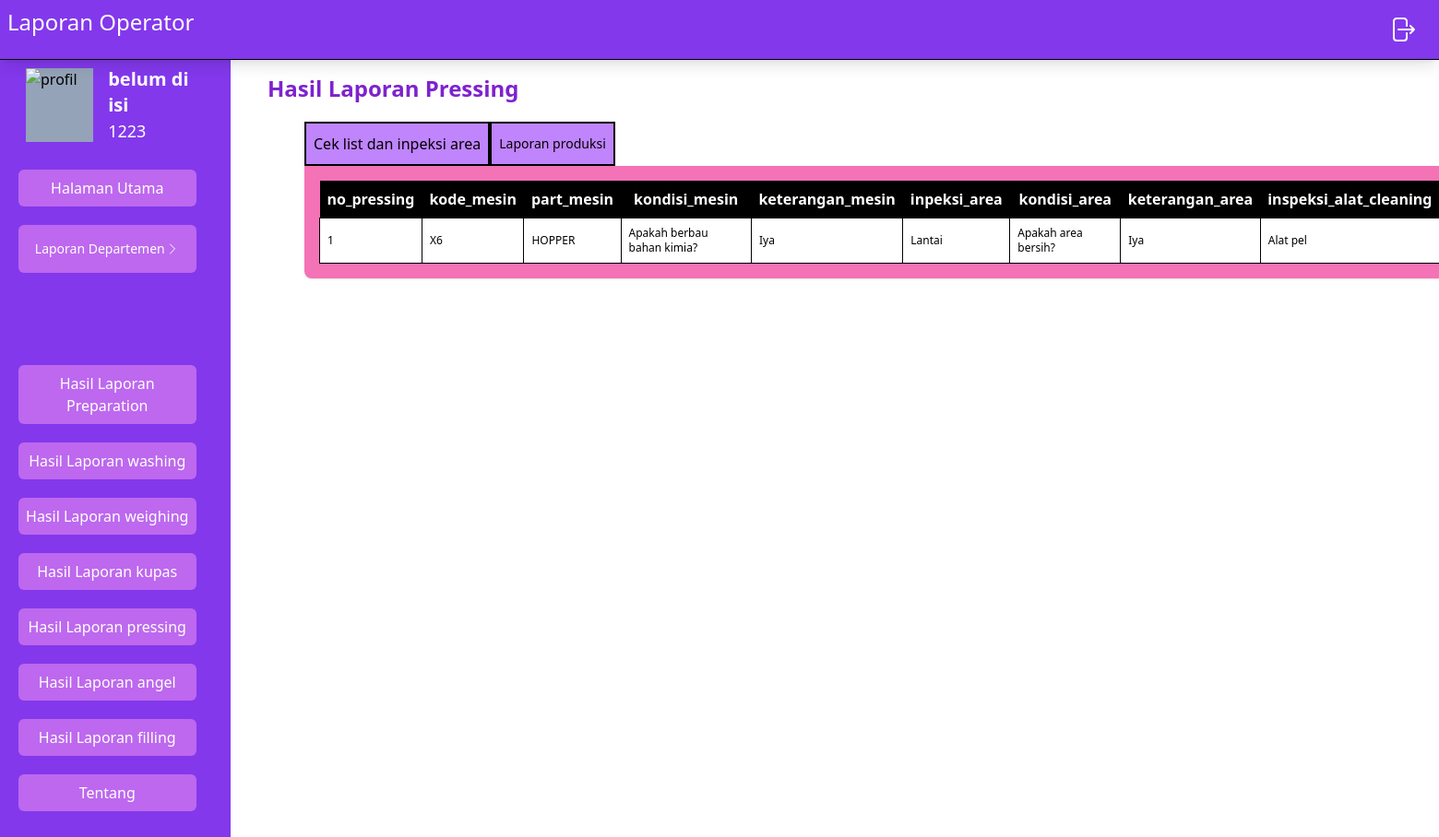
The app's page /src/Operator/laporanPressing.php (signed in) with its own data.
### tables this page shows
CREATE TABLE `data_operator_produksi` (
  `NIP` int NOT NULL,
  `nama` char(20) NOT NULL DEFAULT 'belum di isi',
  `departemen` char(20) DEFAULT NULL,
  `hire_date` date DEFAULT NULL,
  `lokasi` char(50) DEFAULT NULL,
  `NPWP` int DEFAULT NULL,
  `title` char(20) DEFAULT NULL,
  `gambar` varchar(50) DEFAULT NULL
);

CREATE TABLE `form_pressing_inspeksi_area` (
  `no_pressing` int NOT NULL,
  `kode_mesin` set('X6','X1') NOT NULL,
  `part_mesin` set('HOPPER','GRINDER','MOVING PLATE','PRESS RACK','BAG PRESS','SAFETY GUARD','JUICE TRAY','START/STOP SWITCH BOX','PRESSURE GAUGE DAN FLOW CONTROL','DIRECTIONAL CONTROL VALVE','MOTOR HYDRAULIC DAN RESERVOIR','AS MOVING PLATE','SHIMS DAN RAIL','CASTER') NOT NULL,
  `kondisi_mesin` set('Apakah berbau bahan kimia?','Apakah ada berjamur dan berkarat?','Apakah sudah diberi pelumas?','Apakah ada bagian yang kendor/part hilang?','Apakah ada bagian pecah/sobek/bocor/patah?','Apakah part berfungsi dengan baik?') NOT NULL,
  `keterangan_mesin` enum('Iya','Tidak') NOT NULL,
  `inpeksi_area` set('Lantai','Dinding','Gutter','Convayor','Wastafel stainless','pipa dan selang air') NOT NULL,
  `kondisi_area` set('Apakah area bersih?','Apakah ada area yang terkelupas?','Apakah ada area yang retak?','Apakah ada area yang berjamur?','Apakah ada sisa buah atau sayur?') NOT NULL,
  `keterangan_area` enum('Iya','Tidak') NOT NULL,
  `inspeksi_alat_cleaning` set('Alat pel','Tarikan air','Ember rendaman bag press','Sikat','Sikat gagang','Pembersih dinding') NOT NULL,
  `kondisi_alat_cleaning` set('Apakah alat bersih?','Apakah alat berfungsi normal?','Apakah alat ada identitas?','Apakah alat bebas dari jamur?') NOT NULL,
  `keterangan_alat_cleaning` enum('Iya','Tidak') NOT NULL,
  `tanggal` date NOT NULL
);

### src/Operator/laporanPressing.php (the view, shortened to what this page needs)
<?php
include("navbar.php");
include("../koneksi.php");
$getDataCekList = mysqli_query($con ,"SELECT * FROM `form_pressing_inspeksi_area` ");
?>
<!DOCTYPE html>
<html lang="en">
<head>
  <link rel="stylesheet" href="../../dist/output.css" />
</head>
<body>
  <div>
    <div class="flex">
      <?php
      require "sidebar.php";
      ?>
      <div class="mainPage container mt-20 w-1/2 ml-20 ">
        <h1 class="text-2xl -ml-10 mb-5 text-purple-700 font-bold">
          Hasil Laporan Pressing
        </h1>
        <div class="maincontainer lg:w-[1000px] lg:h-[400px] container h-[300px] w-[600px]">
          <div class="inline">
            <ul class="flex">
              <li
                class="btnProfil bg-purple-400 hover:bg-purple-600 h-12 w-fit p-2 text-md border-2 border-black text-center items-center flex justify-center cursor-pointer">
                Cek list dan inpeksi area
              </li>
              <li
                class="btnUbah bg-purple-400 hover:bg-purple-600  h-12 w-fit p-2 text-md border-2 border-black text-center items-center text-sm flex justify-center cursor-pointer">
                Laporan produksi
              </li>
            </ul>
          </div>
          <div class="bg-pink-400 shadow w-fit rounded-b-lg  flex  justify-center p-2">
          <section class="cekList">
              <div class=" items-center justify-evenly m-2 gap-4 w-full">
                <table>
                    <tr class="bg-black text-white p-2">
                        <th class="p-2">no_pressing</th>
                        <th class="p-2">kode_mesin</th>
                        <th class="p-2">part_mesin </th>
                        <th class="p-2">kondisi_mesin</th>
                        <th class="p-2">keterangan_mesin</th>
                        <th class="p-2">inpeksi_area</th>
                        <th class="p-2">kondisi_area </th>
                        <th class="p-2">keterangan_area </th>
                        <th class="p-2">inspeksi_alat_cleaning </th>
                    </tr>
                    <?php
                    $no = 1;
                    while ($data = mysqli_fetch_array($getDataCekList)) {
                        ?>
                        <tr class="text-xs bg-white border  ">
                            <td class=" p-2 border border-black ">
                                <?php echo $no; ?>
                            </td>
                            <td class=" p-2 border border-black ">
                                <?php echo $data['kode_mesin']; ?>
                            </td>
                            <td class=" p-2 border border-black ">
                                <?php echo $data['part_mesin']; ?>
                            </td>
                            <td class=" p-2 border border-black ">
                                <?php echo $data['kondisi_mesin']; ?>
                            </td>
                            <td class=" p-2 border border-black ">
                                <?php echo $data['keterangan_mesin']; ?>
                            </td>
                            <td class=" p-2 border border-black ">
                                <?php echo $data['inpeksi_area']; ?>
                            </td>
                            <td class=" p-2 border border-black ">
                                <?php echo $data['kondisi_area']; ?>
                            </td>
                            <td class=" p-2 border border-black ">
                                <?php echo $data['keterangan_area']; ?>
                            </td>
                            <td class=" p-2 border border-black ">
                                <?php echo $data['inspeksi_alat_cleaning']; ?>
                            </td>
                        </tr>
                        <?php
                        $no++;
                    }
                    ?>
                </table>
              </div>
            </section>
          </div>
        </div>
      </div>
    </div>
  </div>
</body>
</html>

### src/Operator/sidebar.php (shortened to what this page needs)
<?php
$userNip = $_SESSION['NIP'];
 include("../koneksi.php");
 $getDataOperator = mysqli_query($con, "SELECT * FROM `data_operator_produksi` WHERE NIP ='$userNip' ");
 $data = mysqli_fetch_array($getDataOperator);
?>
<!DOCTYPE html>
<html lang="en">
<head>
    <link rel="stylesheet" href="../../dist/output.css">
</head>
<body >
    <div class="sidebar  h-[3000px] mt-10 bottom-0 top-0 w-[250px] flex flex-col  p-5 gap-5 bg-[#8338EC] pt-10">
        <div class="p-2 -mt-4 box-border flex gap-4 items-center">
            <img src="../../item/<?php echo $data['gambar']?>"
                class="block center w-20 bg-center h-20 bg-slate-400" alt="profil" />
            <div class="text-white">
                <h1 class="text-xl font-bold"><?php echo $data["nama"] ?></h1>
                <p class="text-lg"><?php echo $data["NIP"] ?></p>
            </div>
        </div>
        <div class="w-11/12 flex flex-col gap-5 items-center justify-center  cursor-pointer">
            <button
                class="btnMain bg-[#bd68ee] w-full focus:bg-purple-600 active:bg-purple-600    hover:bg-purple-600 hover:shadow-sm hover:shadow-black rounded-md text-white py-2  cursor-pointer">
                Halaman Utama
            </button>
            <div class="w-full">
                <div
                    class=" laporan bg-[#bd68ee] w-full  p-4 focus:bg-purple-600 active:bg-purple-600    hover:bg-purple-600 hover:shadow-sm hover:shadow-black rounded-md text-white   cursor-pointer px-4 items-center justify-center flex">
                    <button type="button" class="text-sm   ">
                        Laporan Departemen
                    </button>
                    <svg xmlns="http://www.w3.org/2000/svg" fill="none" viewBox="0 0 24 24" stroke-width="1.5"
                        stroke="currentColor" class="w-4 h-4 arrowClose">
                        <path stroke-linecap="round" stroke-linejoin="round" d="M8.25 4.5l7.5 7.5-7.5 7.5" />
                    </svg>
                </div>
            </div>
            <button class="hasilLaporan1 mt-20 bg-[#bd68ee] w-full focus:bg-purple-600 active:bg-purple-600    hover:bg-purple-600 hover:shadow-sm hover:shadow-black rounded-md text-white py-2  cursor-pointer">
                Hasil Laporan Preparation
            </button>
            <button class="hasilLaporan2  bg-[#bd68ee] w-full focus:bg-purple-600 active:bg-purple-600    hover:bg-purple-600 hover:shadow-sm hover:shadow-black rounded-md text-white py-2  cursor-pointer">
                Hasil Laporan washing
            </button>
            <button class="hasilLaporan3  bg-[#bd68ee] w-full focus:bg-purple-600 active:bg-purple-600    hover:bg-purple-600 hover:shadow-sm hover:shadow-black rounded-md text-white py-2 cursor-pointer">
                Hasil Laporan weighing
            </button>
            <button class="hasilLaporan4  bg-[#bd68ee] w-full focus:bg-purple-600 active:bg-purple-600    hover:bg-purple-600 hover:shadow-sm hover:shadow-black rounded-md text-white py-2 cursor-pointer">
                Hasil Laporan kupas
            </button>
            <button class="hasilLaporan5  bg-[#bd68ee] w-full focus:bg-purple-600 active:bg-purple-600    hover:bg-purple-600 hover:shadow-sm hover:shadow-black rounded-md text-white py-2 cursor-pointer">
                Hasil Laporan pressing
            </button>
            <button class="hasilLaporan6  bg-[#bd68ee] w-full focus:bg-purple-600 active:bg-purple-600    hover:bg-purple-600 hover:shadow-sm hover:shadow-black rounded-md text-white py-2 cursor-pointer">
                Hasil Laporan angel
            </button>
            <button class="hasilLaporan7  bg-[#bd68ee] w-full focus:bg-purple-600 active:bg-purple-600    hover:bg-purple-600 hover:shadow-sm hover:shadow-black rounded-md text-white py-2 cursor-pointer">
                Hasil Laporan filling
            </button>
            <button class="tentang  bg-[#bd68ee] w-full focus:bg-purple-600 active:bg-purple-600    hover:bg-purple-600 hover:shadow-sm hover:shadow-black rounded-md text-white py-2 cursor-pointer">
              Tentang
            </button>
        </div>
    </div>
</body>
</html>

### records on screen
data_operator_produksi: nama "belum di isi", NIP "1223"
form_pressing_inspeksi_area: kode_mesin "X6", part_mesin "HOPPER", kondisi_mesin "Apakah berbau bahan kimia?", keterangan_mesin "Iya", inpeksi_area "Lantai", kondisi_area "Apakah area bersih?", keterangan_area "Iya", inspeksi_alat_cleaning "Alat pel"
